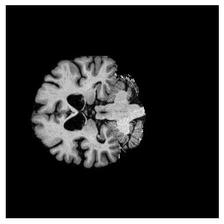
#> input picture Resized_Images/image_95.jpg, 224 x 224 px, found by its file name
$ python Image_Segmentation.py
#> lines starting #> are read from the running program, lines starting #| are printed output that depends on the picture; after the words box and inside, x2 and y2 are one past the last pixel; in counts of white or black regions, pixels touching at a corner belong together
import cv2
import numpy as np

# Load the image
image = cv2.imread('Cleaned_Images\image_95.jpg')  # Load your image
#> image is the input picture: shape (224, 224, 3); min 0, max 255, mean 48.5

# Convert the image to grayscale
gray = cv2.cvtColor(image, cv2.COLOR_BGR2GRAY)

# Apply color thresholding to segment objects of interest
lower_bound = np.array([50, 50, 50])  # Define your lower color threshold
upper_bound = np.array([255, 255, 255])  # Define your upper color threshold
mask = cv2.inRange(image, lower_bound, upper_bound)
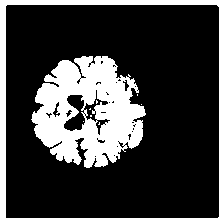
#> mask: shape (224, 224); 25.8% white; 9 white regions (7 under 20 px), largest, box (x1, y1, x2, y2) and area: (31, 56, 146, 168) 8118, (0, 0, 224, 224) 4812

# Apply edge detection to find object contours
edges = cv2.Canny(mask, threshold1=30, threshold2=100)
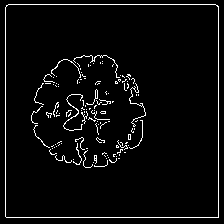
#> edges: shape (224, 224); 4% white in thin lines or dots

# Find object contours
contours, _ = cv2.findContours(edges, cv2.RETR_EXTERNAL, cv2.CHAIN_APPROX_SIMPLE)
#> contours = 1 contour; box (x1, y1, x2, y2) and area: (5, 4, 219, 218) 45362

# Create a mask for the segmented objects
segmented_mask = np.zeros_like(image)

# Draw the contours on the mask
cv2.drawContours(segmented_mask, contours, -1, (0, 255, 0), 2)
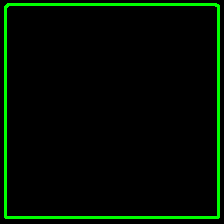
#> segmented_mask: shape (224, 224, 3); mean of channels 0, 1, 2 0, 13, 0; drawn as B, G, R

# Display the segmented objects
cv2.imshow('Segmented Objects', segmented_mask)
cv2.waitKey(0)
cv2.destroyAllWindows()
